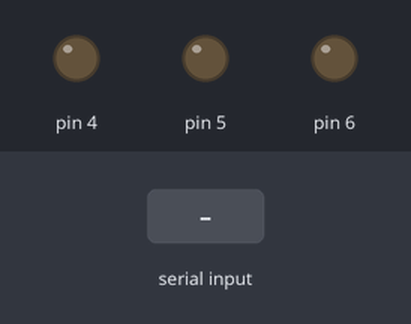
This sketch was run on a simulated Arduino Uno, built with avr-gcc and run on an emulated ATmega328P. On the bench: output pins drawn as LEDs (lit = HIGH). Dashed ring = blinking. The inputs (shaded band) are chosen by the test bench.

Above: at 1.2 s.
1.3 s: "90,45\n" received over Serial
At 2.7 s:
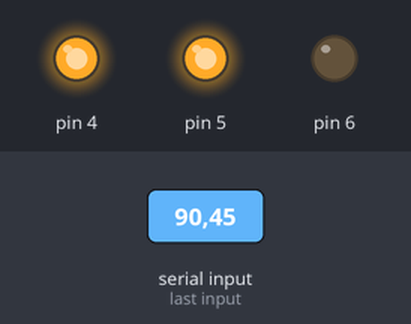
4.3 s: "1\n" received over Serial
At 4.7 s:
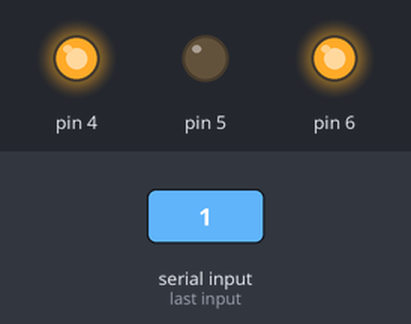
6.3 s: "30,150\n" received over Serial
At 8.7 s:
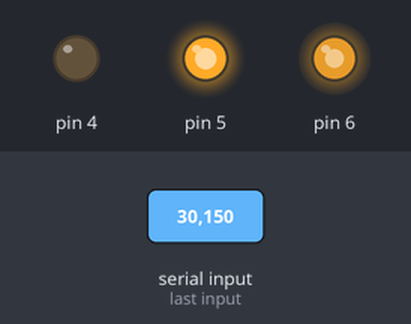
9.3 s: "5\n" received over Serial
At 11.9 s:
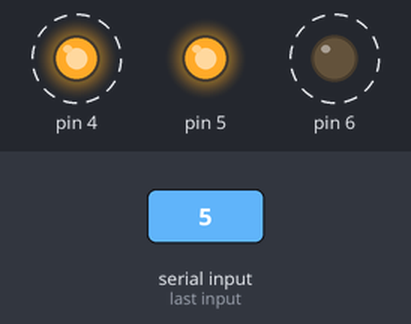
Timing chart, 0 to 13.3 s (numbered marks = the images above; inputs shaded):
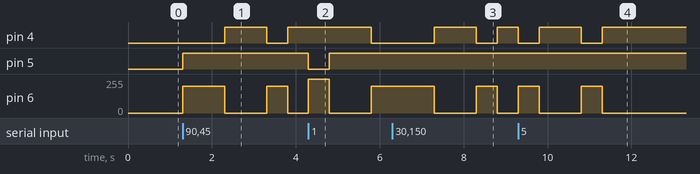

Measured:
- after the input at 1.3 s, pin 4: LOW → HIGH after 1.0 s, → LOW 1.0 s later, → HIGH 0.50 s later; pin 5: LOW → HIGH at once; pin 6: 0/255 → 200/255 at once, → 0/255 1.0 s later, → 200/255 1.0 s later, → 0/255 0.50 s later
- after the input at 4.3 s, pin 4: HIGH → LOW after 1.5 s; pin 5: HIGH → LOW at once, → HIGH 0.50 s later; pin 6: 0/255 → 255/255 at once, → 0/255 0.50 s later, → 200/255 1.0 s later
- after the input at 6.3 s, pin 4: LOW → HIGH after 1.0 s instead of 0.00 s; pin 6: 200/255 → 0/255 after 1.0 s instead of 0.00 s
- after the input at 9.3 s, pin 4: alternates HIGH for 1.0 s and LOW for 0.50 s, 4 changes in all, then stays HIGH, starting at once; pin 6: alternates 200/255 for 0.50 s and 0/255 for 1.0 s, 4 changes in all, then stays 0/255, starting at once

The sketch:

ArduinoCode.ino
```cpp
#include "MotorControl.h"
int ans;
Motor Motor(4,5,6);
void setup()
{
	Serial.begin(9600);
}
void loop()
{
	//ans = 0;
	if (Serial.available()>0)
	{
		ans = Serial.parseInt();
		if (ans == 1)
		{
			Motor.Forward(255);
			delay(500);
			Motor.Stop();
		}
		else
		{
			Motor.Backword(200);
			delay(500);
			Motor.Stop();
		}
	}
}
```

MotorControl.cpp
```cpp
#include "Arduino.h"
#include "MotorControl.h"

Motor::Motor(int Dir1, int Dir2, int En1)
{
	pinMode(Dir1, OUTPUT);
	pinMode(Dir2, OUTPUT);
	_Dir1 = Dir1;
	_Dir2 = Dir2;
	_En1 = En1;
}

void Motor::Forward(int Pwr1)
{
	digitalWrite(_Dir1, HIGH);
	digitalWrite(_Dir2, LOW);
	analogWrite(_En1, Pwr1);
}
void Motor::Backword(int Pwr2)
{
	digitalWrite(_Dir1, LOW);
	digitalWrite(_Dir2, HIGH);
	analogWrite(_En1, Pwr2);

}

void Motor::Stop()
{
	digitalWrite(_Dir1, HIGH);
	digitalWrite(_Dir2, HIGH);
	analogWrite(_En1, 0);
}
```

MotorControl.h
```cpp
#ifndef MotorControl_h
#include "Arduino.h"

class Motor
{
public:
	Motor(int Dir1, int Dir2, int En1);
	void Forward(int Pwr1);
	void Backword(int Pwr2);
	void Stop();
private:
	int	_Dir1;
	int _Dir2;
	int _En1;
};
#endif
```
